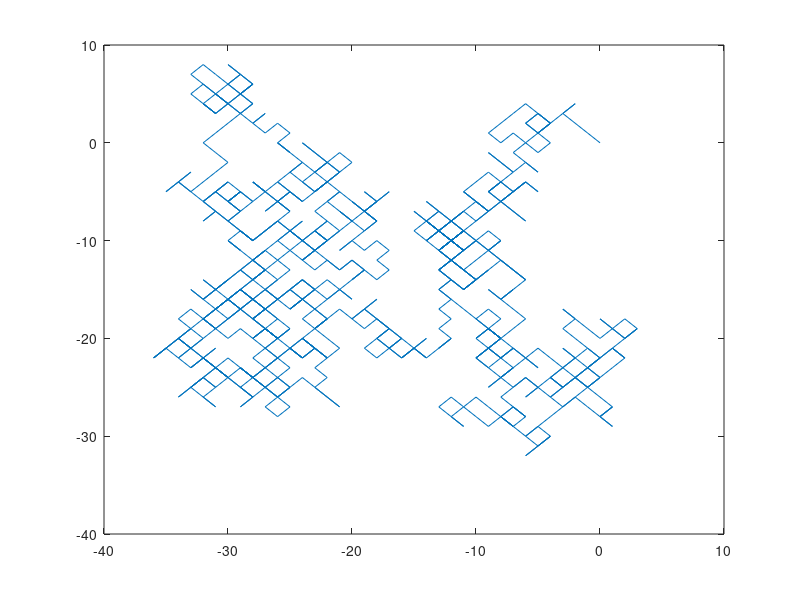

Write the MATLAB code that produced this figure.
% Step 2, creating a 2d style walk (allowing for other
% directiions/dimensions)

% Number of steps
N = 1000;

% Initialize the position vectors 
positionX = zeros(1, N);
positionY = zeros(1, N);

% Loop to simulate the random walk
for i = 2:N
    % Generate a random direction for both X and Y axes
    stepX = 2 * randi([0, 1]) - 1; % -1 or 1
    stepY = 2 * randi([0, 1]) - 1; % -1 or 1
    
    positionX(i) = positionX(i-1) + stepX;
    positionY(i) = positionY(i-1) + stepY;
end

% Plot the 2D random walk
plot(positionX, positionY);
